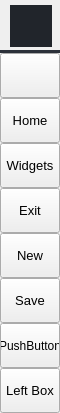
        <widget class="QFrame" name="leftMenuBg">
         <property name="minimumSize">
          <size>
           <width>60</width>
           <height>0</height>
          </size>
         </property>
         <property name="maximumSize">
          <size>
           <width>60</width>
           <height>10000</height>
          </size>
         </property>
         <property name="styleSheet">
          <string notr="true">#leftMenuBg { background-color: rgb(33, 37, 43); }
#leftMenuFrame { border-top: 3px solid rgb(44, 49, 58); }
#topLogo {
    background-color: rgb(33, 37, 43);
    background-image: url(:/images/images/images/PyDracula.png);
    background-position: centered;
    background-repeat: no-repeat;
}</string>
         </property>
         <property name="frameShape">
          <enum>QFrame::NoFrame</enum>
         </property>
         <property name="frameShadow">
          <enum>QFrame::Raised</enum>
         </property>
         <layout class="QVBoxLayout" name="verticalLayout_3">
          <property name="spacing">
           <number>0</number>
          </property>
          <property name="leftMargin">
           <number>0</number>
          </property>
          <property name="topMargin">
           <number>0</number>
          </property>
          <property name="rightMargin">
           <number>0</number>
          </property>
          <property name="bottomMargin">
           <number>0</number>
          </property>
          <item>
           <widget class="QFrame" name="topLogoInfo">
            <property name="minimumSize">
             <size>
              <width>0</width>
              <height>50</height>
             </size>
            </property>
            <property name="maximumSize">
             <size>
              <width>16777215</width>
              <height>50</height>
             </size>
            </property>
            <property name="frameShape">
             <enum>QFrame::NoFrame</enum>
            </property>
            <property name="frameShadow">
             <enum>QFrame::Raised</enum>
            </property>
            <widget class="QFrame" name="topLogo">
             <property name="geometry">
              <rect>
               <x>10</x>
               <y>5</y>
               <width>42</width>
               <height>42</height>
              </rect>
             </property>
             <property name="minimumSize">
              <size>
               <width>42</width>
               <height>42</height>
              </size>
             </property>
             <property name="maximumSize">
              <size>
               <width>42</width>
               <height>42</height>
              </size>
             </property>
             <property name="styleSheet">
              <string notr="true">border-image: url(&quot;:/images/images/images/logo.png&quot;) 0 0 0 0 stretch stretch;</string>
             </property>
             <property name="frameShape">
              <enum>QFrame::NoFrame</enum>
             </property>
             <property name="frameShadow">
              <enum>QFrame::Raised</enum>
             </property>
            </widget>
            <widget class="QLabel" name="titleLeftApp">
             <property name="geometry">
              <rect>
               <x>70</x>
               <y>8</y>
               <width>160</width>
               <height>20</height>
              </rect>
             </property>
             <property name="font">
              <font>
               <family>Segoe UI Semibold</family>
               <pointsize>12</pointsize>
               <weight>7</weight>
               <italic>false</italic>
               <bold>false</bold>
              </font>
             </property>
             <property name="text">
              <string>PyDracula</string>
             </property>
             <property name="alignment">
              <set>Qt::AlignLeading|Qt::AlignLeft|Qt::AlignTop</set>
             </property>
            </widget>
           </widget>
          </item>
          <item>
           <widget class="QFrame" name="leftMenuFrame">
            <property name="frameShape">
             <enum>QFrame::NoFrame</enum>
            </property>
            <property name="frameShadow">
             <enum>QFrame::Raised</enum>
            </property>
            <layout class="QVBoxLayout" name="verticalMenuLayout">
             <property name="spacing">
              <number>0</number>
             </property>
             <property name="leftMargin">
              <number>0</number>
             </property>
             <property name="topMargin">
              <number>0</number>
             </property>
             <property name="rightMargin">
              <number>0</number>
             </property>
             <property name="bottomMargin">
              <number>0</number>
             </property>
             <item alignment="Qt::AlignTop">
              <widget class="QFrame" name="topMenu">
               <property name="minimumSize">
                <size>
                 <width>0</width>
                 <height>300</height>
                </size>
               </property>
               <property name="styleSheet">
                <string notr="true">QPushButton:hover {
    background-color: #343b48;
}
</string>
               </property>
               <property name="frameShape">
                <enum>QFrame::NoFrame</enum>
               </property>
               <property name="frameShadow">
                <enum>QFrame::Raised</enum>
               </property>
               <layout class="QVBoxLayout" name="verticalLayout_8">
                <property name="spacing">
                 <number>0</number>
                </property>
                <property name="leftMargin">
                 <number>0</number>
                </property>
                <property name="topMargin">
                 <number>0</number>
                </property>
                <property name="rightMargin">
                 <number>0</number>
                </property>
                <property name="bottomMargin">
                 <number>0</number>
                </property>
                <item>
                 <widget class="QPushButton" name="btn_menu">
                  <property name="sizePolicy">
                   <sizepolicy hsizetype="Expanding" vsizetype="Fixed">
                    <horstretch>0</horstretch>
                    <verstretch>0</verstretch>
                   </sizepolicy>
                  </property>
                  <property name="minimumSize">
                   <size>
                    <width>0</width>
                    <height>45</height>
                   </size>
                  </property>
                  <property name="font">
                   <font>
                    <family>Segoe UI</family>
                    <pointsize>10</pointsize>
                    <weight>50</weight>
                    <italic>false</italic>
                    <bold>false</bold>
                   </font>
                  </property>
                  <property name="cursor">
                   <cursorShape>PointingHandCursor</cursorShape>
                  </property>
                  <property name="layoutDirection">
                   <enum>Qt::LeftToRight</enum>
                  </property>
                  <property name="styleSheet">
                   <string notr="true">background-image: url(:/icons/images/icons/cil-menu.png);</string>
                  </property>
                  <property name="text">
                   <string/>
                  </property>
                 </widget>
                </item>
                <item>
                 <widget class="QPushButton" name="btn_home">
                  <property name="sizePolicy">
                   <sizepolicy hsizetype="Expanding" vsizetype="Fixed">
                    <horstretch>0</horstretch>
                    <verstretch>0</verstretch>
                   </sizepolicy>
                  </property>
                  <property name="minimumSize">
                   <size>
                    <width>0</width>
                    <height>45</height>
                   </size>
                  </property>
                  <property name="font">
                   <font>
                    <family>Segoe UI</family>
                    <pointsize>10</pointsize>
                    <weight>50</weight>
                    <italic>false</italic>
                    <bold>false</bold>
                   </font>
                  </property>
                  <property name="cursor">
                   <cursorShape>PointingHandCursor</cursorShape>
                  </property>
                  <property name="layoutDirection">
                   <enum>Qt::LeftToRight</enum>
                  </property>
                  <property name="styleSheet">
                   <string notr="true">background-image: url(:/icons/images/icons/cil-home.png);

</string>
                  </property>
                  <property name="text">
                   <string>Home</string>
                  </property>
                 </widget>
                </item>
                <item>
                 <widget class="QPushButton" name="btn_chat">
                  <property name="sizePolicy">
                   <sizepolicy hsizetype="Expanding" vsizetype="Fixed">
                    <horstretch>0</horstretch>
                    <verstretch>0</verstretch>
                   </sizepolicy>
                  </property>
                  <property name="minimumSize">
                   <size>
                    <width>0</width>
                    <height>45</height>
                   </size>
                  </property>
                  <property name="font">
                   <font>
                    <family>Segoe UI</family>
                    <pointsize>10</pointsize>
                    <weight>50</weight>
                    <italic>false</italic>
                    <bold>false</bold>
                   </font>
                  </property>
                  <property name="cursor">
                   <cursorShape>PointingHandCursor</cursorShape>
                  </property>
                  <property name="layoutDirection">
                   <enum>Qt::LeftToRight</enum>
                  </property>
                  <property name="styleSheet">
                   <string notr="true">background-image: url(:/icons/images/icons/cil-chat-bubble.png);</string>
                  </property>
                  <property name="text">
                   <string>Widgets</string>
                  </property>
                 </widget>
                </item>
                <item>
                 <widget class="QPushButton" name="btn_setting">
                  <property name="sizePolicy">
                   <sizepolicy hsizetype="Expanding" vsizetype="Fixed">
                    <horstretch>0</horstretch>
                    <verstretch>0</verstretch>
                   </sizepolicy>
                  </property>
                  <property name="minimumSize">
                   <size>
                    <width>0</width>
                    <height>45</height>
                   </size>
                  </property>
                  <property name="font">
                   <font>
                    <family>Segoe UI</family>
                    <pointsize>10</pointsize>
                    <weight>50</weight>
                    <italic>false</italic>
                    <bold>false</bold>
                   </font>
                  </property>
                  <property name="cursor">
                   <cursorShape>PointingHandCursor</cursorShape>
                  </property>
                  <property name="layoutDirection">
                   <enum>Qt::LeftToRight</enum>
                  </property>
                  <property name="styleSheet">
                   <string notr="true">background-image: url(:/icons/images/icons/cil-equalizer.png);</string>
                  </property>
                  <property name="text">
                   <string>Exit</string>
                  </property>
                 </widget>
                </item>
                <item>
                 <widget class="QPushButton" name="btn_monitor">
                  <property name="sizePolicy">
                   <sizepolicy hsizetype="Expanding" vsizetype="Fixed">
                    <horstretch>0</horstretch>
                    <verstretch>0</verstretch>
                   </sizepolicy>
                  </property>
                  <property name="minimumSize">
                   <size>
                    <width>0</width>
                    <height>45</height>
                   </size>
                  </property>
                  <property name="font">
                   <font>
                    <family>Segoe UI</family>
                    <pointsize>10</pointsize>
                    <weight>50</weight>
                    <italic>false</italic>
                    <bold>false</bold>
                   </font>
                  </property>
                  <property name="cursor">
                   <cursorShape>PointingHandCursor</cursorShape>
                  </property>
                  <property name="layoutDirection">
                   <enum>Qt::LeftToRight</enum>
                  </property>
                  <property name="styleSheet">
                   <string notr="true">background-image: url(:/icons/images/icons/cil-coffee.png);</string>
                  </property>
                  <property name="text">
                   <string>New</string>
                  </property>
                 </widget>
                </item>
                <item>
                 <widget class="QPushButton" name="btn_log">
                  <property name="sizePolicy">
                   <sizepolicy hsizetype="Expanding" vsizetype="Fixed">
                    <horstretch>0</horstretch>
                    <verstretch>0</verstretch>
                   </sizepolicy>
                  </property>
                  <property name="minimumSize">
                   <size>
                    <width>0</width>
                    <height>45</height>
                   </size>
                  </property>
                  <property name="font">
                   <font>
                    <family>Segoe UI</family>
                    <pointsize>10</pointsize>
                    <weight>50</weight>
                    <italic>false</italic>
                    <bold>false</bold>
                   </font>
                  </property>
                  <property name="cursor">
                   <cursorShape>PointingHandCursor</cursorShape>
                  </property>
                  <property name="layoutDirection">
                   <enum>Qt::LeftToRight</enum>
                  </property>
                  <property name="styleSheet">
                   <string notr="true">background-image: url(:/icons/images/icons/cil-clock.png)

</string>
                  </property>
                  <property name="text">
                   <string>Save</string>
                  </property>
                 </widget>
                </item>
                <item>
                 <widget class="QPushButton" name="btn_memory">
                  <property name="sizePolicy">
                   <sizepolicy hsizetype="Expanding" vsizetype="Fixed">
                    <horstretch>0</horstretch>
                    <verstretch>0</verstretch>
                   </sizepolicy>
                  </property>
                  <property name="minimumSize">
                   <size>
                    <width>0</width>
                    <height>45</height>
                   </size>
                  </property>
                  <property name="cursor">
                   <cursorShape>PointingHandCursor</cursorShape>
                  </property>
                  <property name="styleSheet">
                   <string notr="true">background-image: url(:/icons/images/icons/cil-mood-very-good.png)</string>
                  </property>
                  <property name="text">
                   <string>PushButton</string>
                  </property>
                 </widget>
                </item>
               </layout>
              </widget>
             </item>
             <item alignment="Qt::AlignBottom">
              <widget class="QFrame" name="bottomMenu">
               <property name="styleSheet">
                <string notr="true"/>
               </property>
               <property name="frameShape">
                <enum>QFrame::NoFrame</enum>
               </property>
               <property name="frameShadow">
                <enum>QFrame::Raised</enum>
               </property>
               <layout class="QVBoxLayout" name="verticalLayout_9">
                <property name="spacing">
                 <number>0</number>
                </property>
                <property name="leftMargin">
                 <number>0</number>
                </property>
                <property name="topMargin">
                 <number>0</number>
                </property>
                <property name="rightMargin">
                 <number>0</number>
                </property>
                <property name="bottomMargin">
                 <number>0</number>
                </property>
                <item>
                 <widget class="QPushButton" name="toggleLeftBox">
                  <property name="sizePolicy">
                   <sizepolicy hsizetype="Expanding" vsizetype="Fixed">
                    <horstretch>0</horstretch>
                    <verstretch>0</verstretch>
                   </sizepolicy>
                  </property>
                  <property name="minimumSize">
                   <size>
                    <width>0</width>
                    <height>45</height>
                   </size>
                  </property>
                  <property name="font">
                   <font>
                    <family>Segoe UI</family>
                    <pointsize>10</pointsize>
                    <weight>50</weight>
                    <italic>false</italic>
                    <bold>false</bold>
                   </font>
                  </property>
                  <property name="cursor">
                   <cursorShape>PointingHandCursor</cursorShape>
                  </property>
                  <property name="layoutDirection">
                   <enum>Qt::LeftToRight</enum>
                  </property>
                  <property name="styleSheet">
                   <string notr="true">background-image: url(:/icons/images/icons/icon_settings.png);</string>
                  </property>
                  <property name="text">
                   <string>Left Box</string>
                  </property>
                 </widget>
                </item>
               </layout>
              </widget>
             </item>
            </layout>
           </widget>
          </item>
         </layout>
        </widget>
